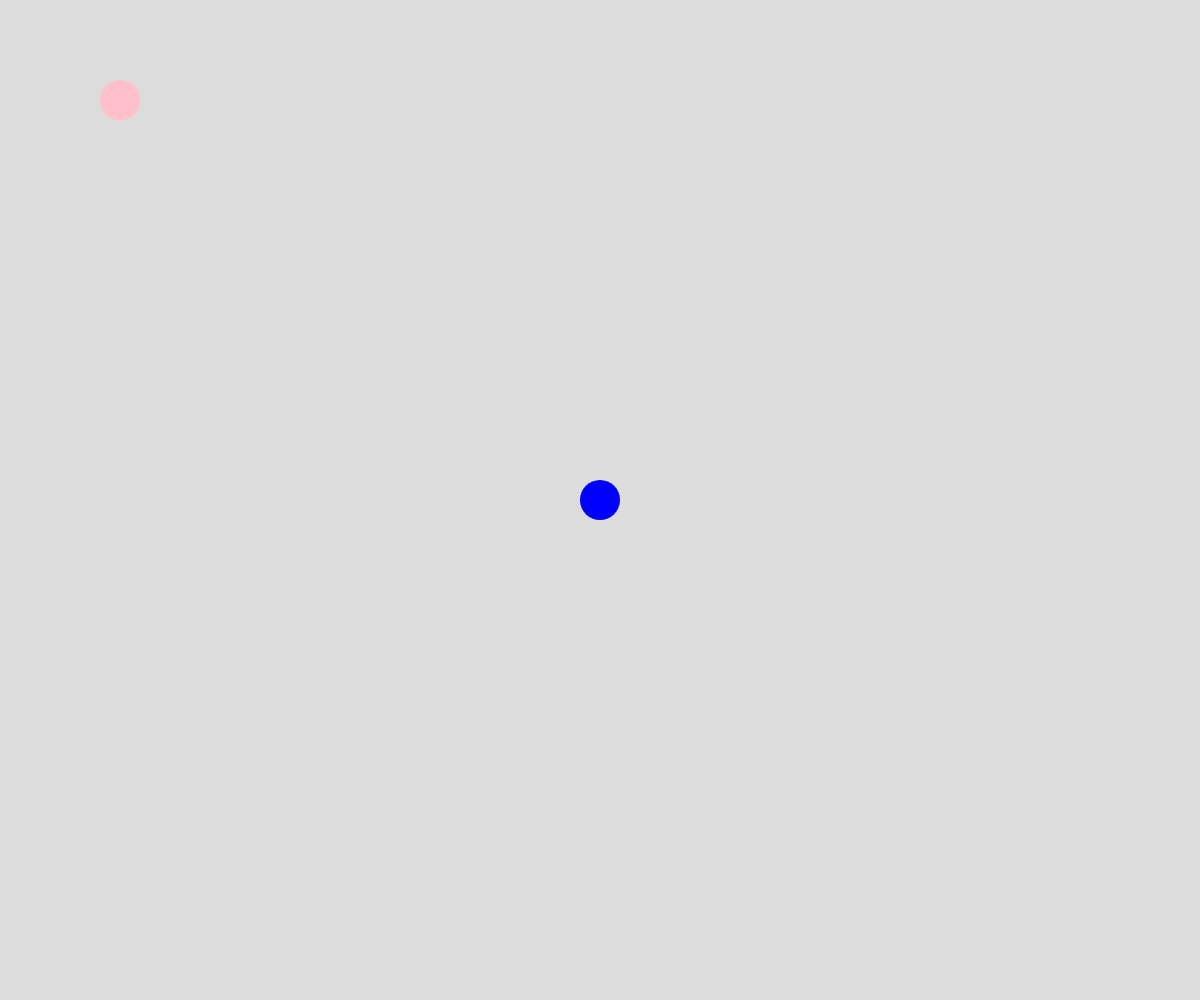
Frame 1 (no input)
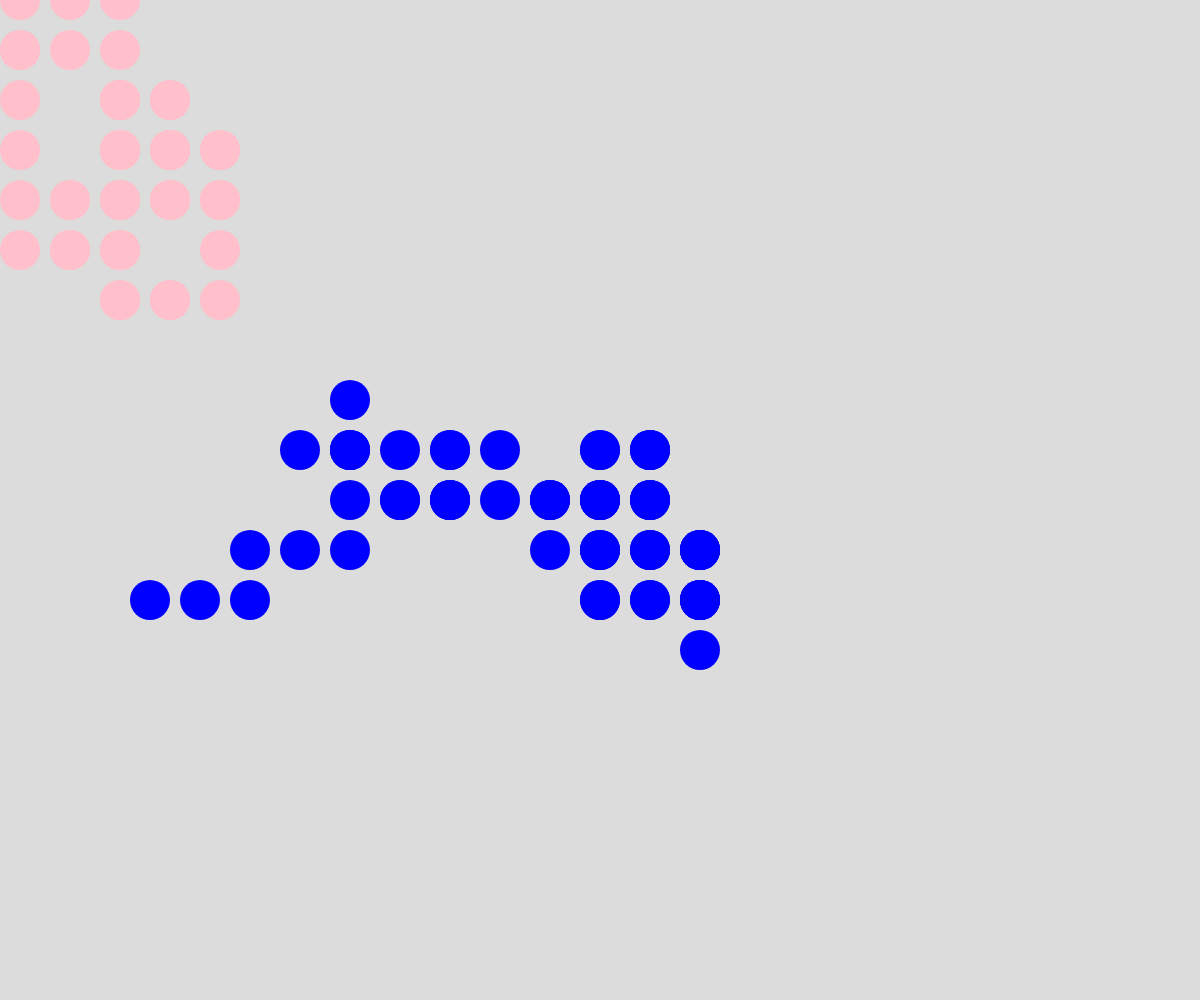
Frame 60 (no input)
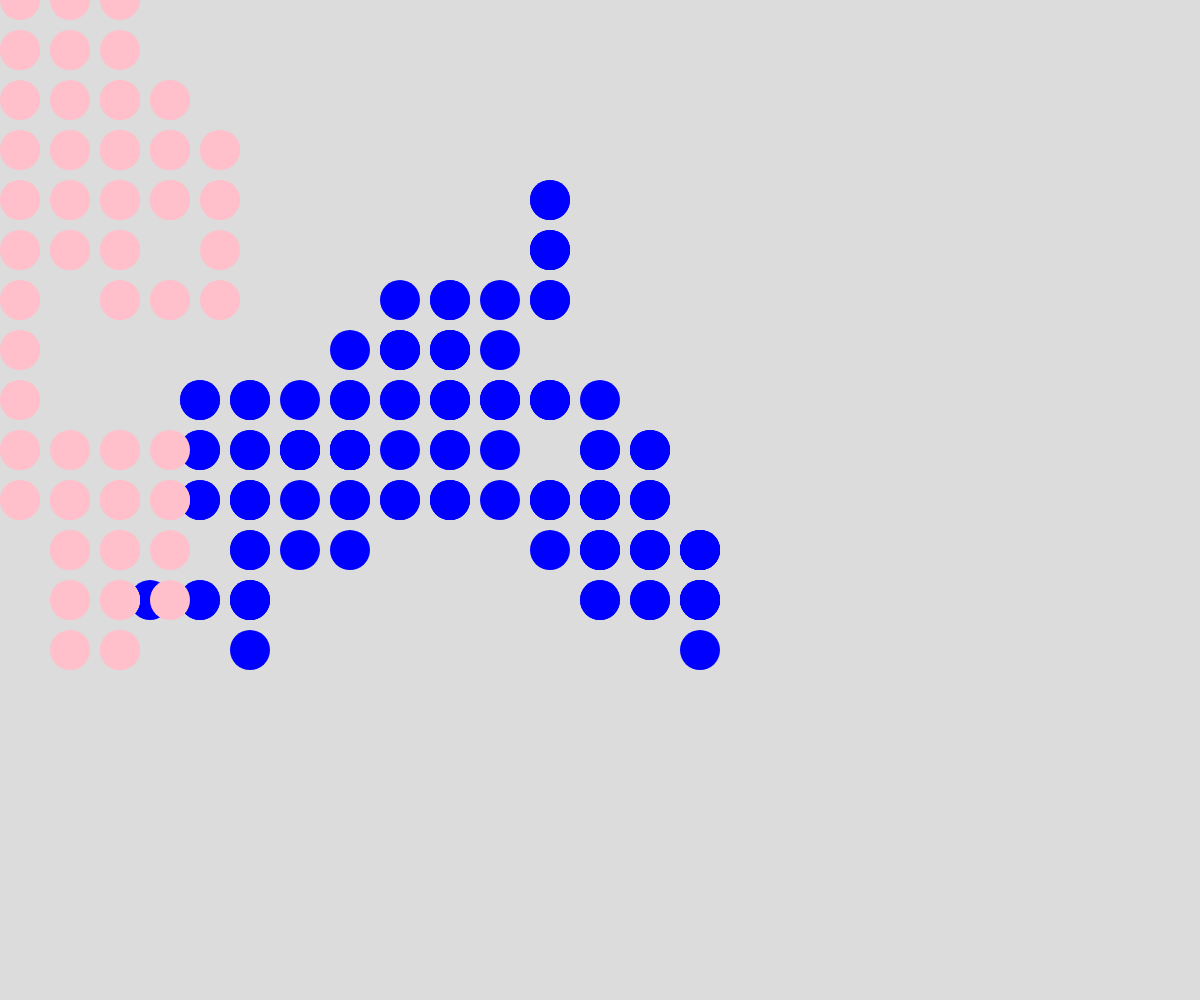
Frame 120 (the mouse pressed at the canvas centre since frame 60)

The p5.js sketch that drew these frames (run headless with seeded random() and noise() and a simulated clock; from frame 60 on, the mouse is pressed at the canvas centre):

// p5.js sketch
// ── sketch.js
// Walker OOP

class Walker {
  constructor(x, y, theColor) {
    this.x = x;
    this.y = y;
    this.speed = 50;
    this.radius = 20;
    this.color = theColor;
  }

  display() {
    noStroke();
    fill(this.color);
    circle(this.x, this.y, this.radius * 2);
  }

  move() {
    let choice = random(111);
    if (choice < 28) {
      this.y -= this.speed;
    }
    else if (choice < 56) {
      this.y += this.speed;
    }
    else if (choice < 83) {
      this.x -= this.speed;
    }
    else if (choice < 111) {
      this.x += this.speed;
    }
  }
}

let chud;
let bobby;

function setup() {
  createCanvas(windowWidth, windowHeight);
  background(220);
  chud = new Walker(width/2, height/2, "blue");
  bobby = new Walker(width/10, height/10, "pink");
}

function draw() {
  chud.display();
  bobby.display();

  chud.move();
  bobby.move();
}
